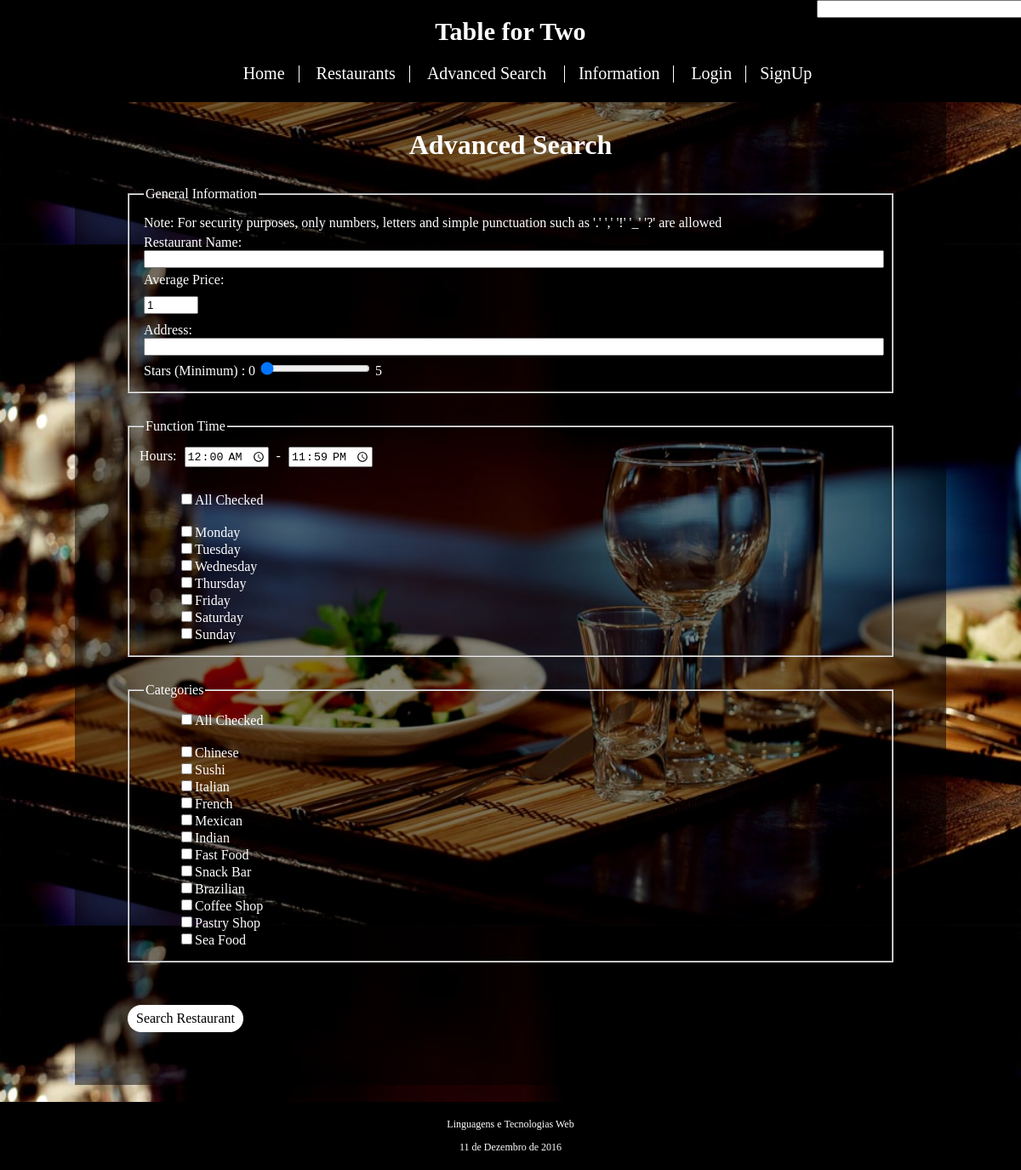
Screenshot of /advanced_search.php with the database file from the repository.
### tables this page shows
CREATE TABLE Category (
	id_category VARCHAR PRIMARY KEY
);

### advanced_search.php (called while the page is built, shortened)
<?php
  include ('templates/header.php');
  include ('templates/advanced_search_form.php');
  include ('templates/footer.php');
?>

### database/search.php (called while the page is built)
<?php
	function getAllCategories($db){
		$stmt = $db->prepare('SELECT * FROM Category');
		$stmt->execute();
		$result = $stmt->fetchAll();
		return $result;
	}
 ?>

### templates/advanced_search_form.php (the view, shortened to what this page needs)
<div id="content">
		<h1 class="title"> Advanced Search </h1>
		<div>
			<form class="big_form" action="action_search_restaurant.php" method="post">
				<fieldset>
					<legend> General Information </legend>
					<p> Note: For security purposes, only numbers, letters and simple punctuation such as '.' ',' '!' '_' '?' are allowed </p>
					<p><label>Restaurant Name:
						<input type="text" class="max_width" name="restaurant_name" pattern="[A-Za-z0-9 _.,!?/$]*" value="">
					</label></p>
					<p><label>Average Price: </label></p>
					<input type="number" value="1" min="1" max="200" step="1" name="avg_price">
					<p><label>Address:
						<input type="text" class="max_width" name="address_name" value="">
					<p><label>Stars (Minimum) : 0
						<input type="range" value="0" min="0" max="5" step="1" name="stars"> 5
					</label></p>
				</fieldset>
				<fieldset>
					<legend> Function Time </legend>
					Hours: <input name="start_time" type="time" value='00:00'> - <input name = "end_time" type="time" value = '23:59'><br><br>
					<ul class="simple_list">
						<li><input class="select_all" type="checkbox" data-group=".group1"value="all_checked">All Checked<br><br></li>
						<li><input class="group1" name="days[]" type="checkbox" value="monday">Monday</li>
						<li><input class="group1" name="days[]" type="checkbox" value="tuesday">Tuesday</li>
						<li><input class="group1" name="days[]" type="checkbox" value="wednesday">Wednesday</li>
						<li><input class="group1" name="days[]" type="checkbox" value="thursday">Thursday</li>
						<li><input class="group1" name="days[]" type="checkbox" value="friday">Friday</li>
						<li><input class="group1" name="days[]" type="checkbox" value="saturday">Saturday</li>
						<li><input class="group1" name="days[]" type="checkbox" value="sunday">Sunday</li>
					</ul>
				</fieldset>
				<fieldset>
					<legend> Categories </legend>
					<ul class="simple_list">
						<li><input class="select_all" type="checkbox" data-group=".group2" value="all_checked">All Checked<br><br></li>
					<?php
					include_once getcwd() . "/database/connection.php";
					include_once getcwd() . "/database/search.php";
					$result = getAllCategories($db);
					foreach( $result as $row) {
						echo '<li><input class="group2" name="categories[]" type="checkbox" value="' . $row['id_category'] . '">' . $row['id_category'] .'<br></li>';
					 }
					?>
					</ul>
				</fieldset>
				<input class="button_1 button" type="submit" value="Search Restaurant"/>
			</form>
		</div>
</div>

### templates/header.php (shortened to what this page needs)
<!DOCTYPE html>
<html>
	<head>
		<link rel="stylesheet" href="css/site.css">
	</head>
	<body>
		<div id="header">
			<h1> Table for Two </h1>
			<div id="search_bar">
				<input type="text" id="search" name="search" size="30" onkeyup="showResult(this.value)">
				<div id="livesearch">
                    <a id="livesearch[0]" href=""></a><br>
                    <a id="livesearch[1]" href=""></a><br>
                    <a id="livesearch[2]" href=""></a><br>
                    <a id="livesearch[3]" href=""></a><br>
                </div>
			</div>
			<div id="menu">
				<ul>
					<li><input id="go_home" class="header_button button" action="index.php" type="submit" value="Home" /></li>
					<li><input id="go_restaurants" class="header_button button" action="restaurants.php" type="submit" value="Restaurants" /></li>
					<li><input id="go_advanced_search" class="header_button button" action="advanced_search.php" type="submit" value="Advanced Search" /> </li>
					<li><input id="go_information" class="header_button button" action="information.php" type="submit" value="Information" /></li>
					<?php
						if (isset($_SESSION['id_account'])){
							if($_SESSION['type'] == 'owner')
									echo '<li><input id="go_my_restaurants" class="header_button button" action="my_restaurants.php" type="submit" value="My Restaurants" /></li>';
							else
									echo '<li><input id="go_my_favorite" class="header_button button" action="my_favorite.php" type="submit" value="My Favorite" /></li>';
							echo '<li><input id="go_my_account" class="header_button button" action="my_account.php" type="submit" value="' . $_SESSION['name'] .'" /></li>';
							echo '<li><input id="do_logout" class="header_button button" action="action_logout.php" type="submit" value="Logout" /></li>';
						}
						else{
							if($_SESSION['tries']<3 )
								echo '<li><input id="do_login" class="header_button button" type="submit" value="Login" /></li>';
								echo '<li><input id="do_signup" class="header_button button" action="signup.php" type="submit" value="SignUp" /></li>';
						}
					?>
				</ul>
			</div>
		</div>

### templates/footer.php
		<div id="footer">
				<p> Linguagens e Tecnologias Web </p>
				<p> 11 de Dezembro de 2016 </p>
		</div>
	</body>
</html>

### css/site.css (style rules this page uses)
html { position:relative; }
body { background-image: url(images/background.jpg); background-position: 0%; background-size: 100%; background-attachment: fixed; font-family: times, serif; margin: 0px auto; display : block; }
#header { display: inline-block; background-color: #000000; color: #ffffff; text-align: center; width:100%; padding-bottom: 5px; }
#header h1 { font-size: 30px; }
#menu li { display: inline; text-decoration: none; margin: 10px; display: inline; border-right: 1px solid #ffffff; padding-right: 10px; margin-right: 0px; font-size: 18px; color: #ffffff; }
#menu li:last-child { border-right: none; }
#content { width: 1000px; margin: 0px auto; display: none; background-color: rgba(0,0,0,0.5); color: #ffffff; padding: 1%; margin-bottom: 100px; }
#content > * { display:block; margin:20px; }
#footer { text-align: center; color: #ffffff; font-size: 12px; position: fixed; right: 0; bottom: 0; left: 0; background-color: #000000; padding: 7px; }
#search_bar { display: block; position: fixed; left: 80%; top: 0px; }
.big_form > * { margin: 30px; }
fieldset >* { margin: 5px; }
.max_width { width: 100%; }
.title { text-align: center; }
.simple_list { list-style-type: none; }
.button { text-align: center; text-decoration: none; cursor: pointer; outline: none; font-family: times, serif; }
.header_button { background-color: black; border: none; color: white; font-size: 20px; font-style: bold; }
.button_1 { background-color: white; border: none; border-radius: 20px; color: black; padding: 7px 10px; margin-top: 20px; text-align: center; font-size: 16px; }

### rows the page displays
category: id_category "Chinese"
category: id_category "Sushi"
category: id_category "Italian"
category: id_category "French"
category: id_category "Mexican"
category: id_category "Indian"
category: id_category "Fast Food"
category: id_category "Snack Bar"
category: id_category "Brazilian"
category: id_category "Coffee Shop"
category: id_category "Pastry Shop"
category: id_category "Sea Food"
